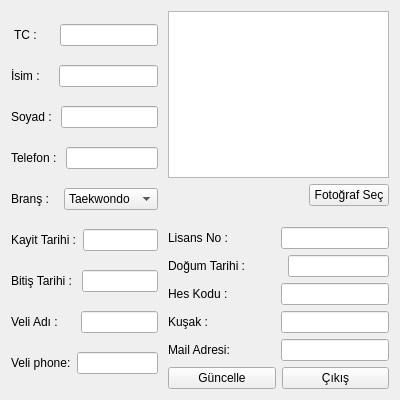
<?xml version="1.0" encoding="UTF-8"?>
<ui version="4.0">
 <class>Form</class>
 <widget class="QWidget" name="Form">
  <property name="geometry">
   <rect>
    <x>0</x>
    <y>0</y>
    <width>400</width>
    <height>400</height>
   </rect>
  </property>
  <property name="minimumSize">
   <size>
    <width>400</width>
    <height>400</height>
   </size>
  </property>
  <property name="maximumSize">
   <size>
    <width>400</width>
    <height>500</height>
   </size>
  </property>
  <property name="windowTitle">
   <string>Detay Sayfası</string>
  </property>
  <property name="windowIcon">
   <iconset resource="../py_rc/icons.qrc">
    <normaloff>:/assets/martialarts_g.png</normaloff>:/assets/martialarts_g.png</iconset>
  </property>
  <layout class="QHBoxLayout" name="horizontalLayout_16">
   <item>
    <layout class="QVBoxLayout" name="verticalLayout">
     <item>
      <layout class="QHBoxLayout" name="horizontalLayout">
       <item>
        <widget class="QLabel" name="label">
         <property name="text">
          <string> TC :     </string>
         </property>
        </widget>
       </item>
       <item>
        <widget class="QLineEdit" name="tc_edit"/>
       </item>
      </layout>
     </item>
     <item>
      <layout class="QHBoxLayout" name="horizontalLayout_7">
       <item>
        <widget class="QLabel" name="label_7">
         <property name="text">
          <string>İsim :    </string>
         </property>
        </widget>
       </item>
       <item>
        <widget class="QLineEdit" name="isim_edit"/>
       </item>
      </layout>
     </item>
     <item>
      <layout class="QHBoxLayout" name="horizontalLayout_6">
       <item>
        <widget class="QLabel" name="label_6">
         <property name="text">
          <string>Soyad : </string>
         </property>
        </widget>
       </item>
       <item>
        <widget class="QLineEdit" name="soyad_edit"/>
       </item>
      </layout>
     </item>
     <item>
      <layout class="QHBoxLayout" name="horizontalLayout_3">
       <item>
        <widget class="QLabel" name="label_3">
         <property name="text">
          <string>Telefon : </string>
         </property>
        </widget>
       </item>
       <item>
        <widget class="QLineEdit" name="phone_edit"/>
       </item>
      </layout>
     </item>
     <item>
      <layout class="QHBoxLayout" name="horizontalLayout_4">
       <item>
        <widget class="QLabel" name="label_4">
         <property name="text">
          <string>Branş : </string>
         </property>
        </widget>
       </item>
       <item>
        <spacer name="horizontalSpacer_9">
         <property name="orientation">
          <enum>Qt::Horizontal</enum>
         </property>
         <property name="sizeHint" stdset="0">
          <size>
           <width>40</width>
           <height>20</height>
          </size>
         </property>
        </spacer>
       </item>
       <item>
        <widget class="QComboBox" name="brans_comboBox">
         <item>
          <property name="text">
           <string>Taekwondo</string>
          </property>
         </item>
         <item>
          <property name="text">
           <string>Judo</string>
          </property>
         </item>
         <item>
          <property name="text">
           <string>Pilates</string>
          </property>
         </item>
         <item>
          <property name="text">
           <string>Karate</string>
          </property>
         </item>
         <item>
          <property name="text">
           <string>Fitness</string>
          </property>
         </item>
        </widget>
       </item>
      </layout>
     </item>
     <item>
      <layout class="QHBoxLayout" name="horizontalLayout_5">
       <item>
        <widget class="QLabel" name="label_5">
         <property name="text">
          <string>Kayit Tarihi :</string>
         </property>
        </widget>
       </item>
       <item>
        <widget class="QLineEdit" name="register_edit"/>
       </item>
      </layout>
     </item>
     <item>
      <layout class="QHBoxLayout" name="horizontalLayout_2">
       <item>
        <widget class="QLabel" name="label_2">
         <property name="text">
          <string>Bitiş Tarihi : </string>
         </property>
        </widget>
       </item>
       <item>
        <widget class="QLineEdit" name="register_finish_edit"/>
       </item>
      </layout>
     </item>
     <item>
      <layout class="QHBoxLayout" name="horizontalLayout_12">
       <item>
        <widget class="QLabel" name="label_12">
         <property name="text">
          <string>Veli Adı :     </string>
         </property>
        </widget>
       </item>
       <item>
        <widget class="QLineEdit" name="veli_name_edit"/>
       </item>
      </layout>
     </item>
     <item>
      <layout class="QHBoxLayout" name="horizontalLayout_11">
       <item>
        <widget class="QLabel" name="label_14">
         <property name="text">
          <string>Veli phone:</string>
         </property>
        </widget>
       </item>
       <item>
        <widget class="QLineEdit" name="veli_phone_edit"/>
       </item>
      </layout>
     </item>
    </layout>
   </item>
   <item>
    <spacer name="horizontalSpacer_4">
     <property name="orientation">
      <enum>Qt::Horizontal</enum>
     </property>
     <property name="sizeHint" stdset="0">
      <size>
       <width>40</width>
       <height>20</height>
      </size>
     </property>
    </spacer>
   </item>
   <item>
    <layout class="QVBoxLayout" name="verticalLayout_2">
     <item>
      <layout class="QHBoxLayout" name="horizontalLayout_13">
       <item>
        <layout class="QVBoxLayout" name="verticalLayout_4">
         <property name="rightMargin">
          <number>0</number>
         </property>
         <item>
          <widget class="QGraphicsView" name="photo_blob">
           <property name="styleSheet">
            <string notr="true">border-image: url(:/assets/user_profile.png);</string>
           </property>
          </widget>
         </item>
         <item>
          <layout class="QHBoxLayout" name="horizontalLayout_14">
           <property name="topMargin">
            <number>0</number>
           </property>
           <item>
            <spacer name="horizontalSpacer_5">
             <property name="orientation">
              <enum>Qt::Horizontal</enum>
             </property>
             <property name="sizeHint" stdset="0">
              <size>
               <width>40</width>
               <height>20</height>
              </size>
             </property>
            </spacer>
           </item>
           <item>
            <widget class="QPushButton" name="pick_photo_button">
             <property name="text">
              <string>Fotoğraf Seç</string>
             </property>
            </widget>
           </item>
          </layout>
         </item>
        </layout>
       </item>
      </layout>
     </item>
     <item>
      <spacer name="verticalSpacer">
       <property name="orientation">
        <enum>Qt::Vertical</enum>
       </property>
       <property name="sizeHint" stdset="0">
        <size>
         <width>20</width>
         <height>40</height>
        </size>
       </property>
      </spacer>
     </item>
     <item>
      <layout class="QHBoxLayout" name="horizontalLayout_10">
       <item>
        <widget class="QLabel" name="label_10">
         <property name="text">
          <string>Lisans No : </string>
         </property>
        </widget>
       </item>
       <item>
        <spacer name="horizontalSpacer">
         <property name="orientation">
          <enum>Qt::Horizontal</enum>
         </property>
         <property name="sizeHint" stdset="0">
          <size>
           <width>40</width>
           <height>20</height>
          </size>
         </property>
        </spacer>
       </item>
       <item>
        <widget class="QLineEdit" name="lisans_no_edit"/>
       </item>
      </layout>
     </item>
     <item>
      <layout class="QHBoxLayout" name="horizontalLayout_8">
       <item>
        <widget class="QLabel" name="date_of_birth_date_edit">
         <property name="text">
          <string>Doğum Tarihi : </string>
         </property>
        </widget>
       </item>
       <item>
        <spacer name="horizontalSpacer_2">
         <property name="orientation">
          <enum>Qt::Horizontal</enum>
         </property>
         <property name="sizeHint" stdset="0">
          <size>
           <width>40</width>
           <height>20</height>
          </size>
         </property>
        </spacer>
       </item>
       <item>
        <widget class="QLineEdit" name="date_of_birth_edit"/>
       </item>
      </layout>
     </item>
     <item>
      <layout class="QHBoxLayout" name="horizontalLayout_9">
       <item>
        <widget class="QLabel" name="label_9">
         <property name="text">
          <string>Hes Kodu : </string>
         </property>
        </widget>
       </item>
       <item>
        <spacer name="horizontalSpacer_3">
         <property name="orientation">
          <enum>Qt::Horizontal</enum>
         </property>
         <property name="sizeHint" stdset="0">
          <size>
           <width>40</width>
           <height>20</height>
          </size>
         </property>
        </spacer>
       </item>
       <item>
        <widget class="QLineEdit" name="hes_code_edit"/>
       </item>
      </layout>
     </item>
     <item>
      <layout class="QHBoxLayout" name="horizontalLayout_17">
       <property name="topMargin">
        <number>0</number>
       </property>
       <item>
        <widget class="QLabel" name="label_8">
         <property name="text">
          <string>Kuşak : </string>
         </property>
        </widget>
       </item>
       <item>
        <spacer name="horizontalSpacer_15">
         <property name="orientation">
          <enum>Qt::Horizontal</enum>
         </property>
         <property name="sizeHint" stdset="0">
          <size>
           <width>40</width>
           <height>20</height>
          </size>
         </property>
        </spacer>
       </item>
       <item>
        <widget class="QLineEdit" name="kusak_edit"/>
       </item>
      </layout>
     </item>
     <item>
      <layout class="QHBoxLayout" name="horizontalLayout_18">
       <property name="topMargin">
        <number>0</number>
       </property>
       <item>
        <widget class="QLabel" name="label_13">
         <property name="text">
          <string>Mail Adresi:</string>
         </property>
        </widget>
       </item>
       <item>
        <spacer name="horizontalSpacer_16">
         <property name="orientation">
          <enum>Qt::Horizontal</enum>
         </property>
         <property name="sizeHint" stdset="0">
          <size>
           <width>40</width>
           <height>20</height>
          </size>
         </property>
        </spacer>
       </item>
       <item>
        <widget class="QLineEdit" name="mail_edit"/>
       </item>
      </layout>
     </item>
     <item>
      <layout class="QHBoxLayout" name="horizontalLayout_15">
       <item>
        <widget class="QPushButton" name="update_pushButton">
         <property name="text">
          <string>Güncelle</string>
         </property>
        </widget>
       </item>
       <item>
        <widget class="QPushButton" name="exit_butotn">
         <property name="text">
          <string>Çıkış</string>
         </property>
        </widget>
       </item>
      </layout>
     </item>
    </layout>
   </item>
  </layout>
 </widget>
 <resources>
  <include location="../py_rc/icons.qrc"/>
 </resources>
 <connections/>
</ui>
